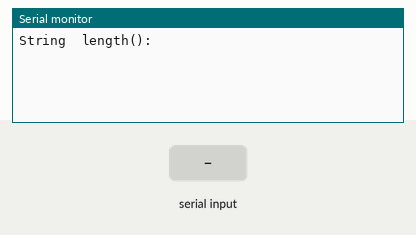
Simulated run of this sketch. Board: Arduino Uno, built with avr-gcc and run on an emulated ATmega328P. On the bench: the last lines printed to the serial monitor. The test bench sets the inputs (shaded band).

Above: at 1.2 s.
1.3 s: "1" received over Serial
At 2.2 s:
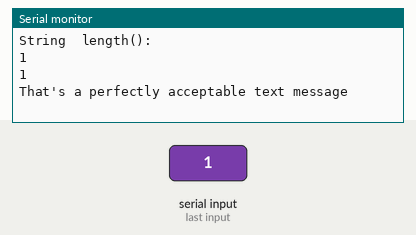
2.8 s: "0" received over Serial
At 3.4 s:
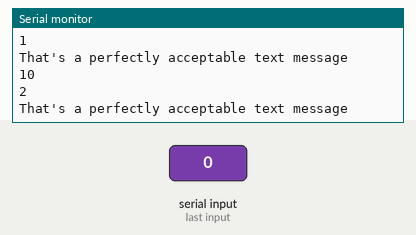
4.3 s: "2" received over Serial
At 5.7 s:
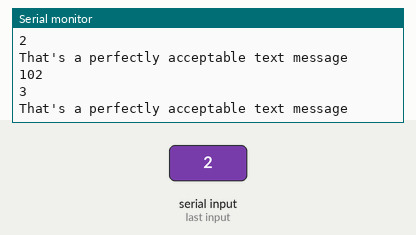
Timing chart, 0 to 7.3 s (numbered marks = the images above; inputs shaded):
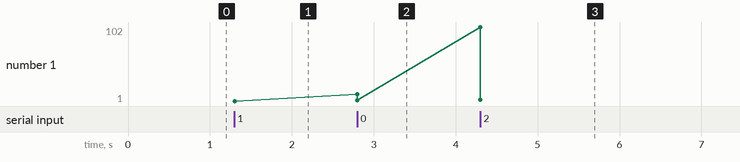

Measured:
- after the input at 1.3 s, the serial monitor: prints a new line at once (image 1)
- after the input at 2.8 s, the serial monitor: prints a new line at once (image 2)
- after the input at 4.3 s, the serial monitor: prints a new line at once (image 3)
- plotted number 1: 1 → 2 after the input at 2.8 s, 2 → 3 after the input at 4.3 s

The sketch:

StringLength.ino
```cpp
/*
 ************************************************************************
 * @author  :  IntoRobot Team
 * @version :  V1.0.0
 * @date    :  03-30-15
 ************************************************************************
 This application example code is in the public domain.
 This example is modified from arduino example

 String length()

 Examples of how to use length() in a String.
 Open the Serial Monitor and start sending characters to see the results.

 */

String txtMsg = "";                         // a string for incoming text
int lastStringLength = txtMsg.length();     // previous length of the String

void setup()
{
    // Open serial communications and wait for port to open:
    Serial.begin(115200);
    while (!Serial)
    {
        ; // wait for serial port to connect.
    }

    // send an intro:
    Serial.println("\n\nString  length():");
    Serial.println();
}

void loop()
{
    // add any incoming characters to the String:
    while (Serial.available() > 0)
    {
        char inChar = Serial.read();
        txtMsg += inChar;
    }

    // print the message and a notice if it's changed:
    if (txtMsg.length() != lastStringLength)
    {
        Serial.println(txtMsg);
        Serial.println(txtMsg.length());
        // if the String's longer than 140 characters, complain:
        if (txtMsg.length() < 140)
        {
            Serial.println("That's a perfectly acceptable text message");
        }
        else
        {
            Serial.println("That's too long for a text message.");
        }
        // note the length for next time through the loop:
        lastStringLength = txtMsg.length();
    }
}
```
